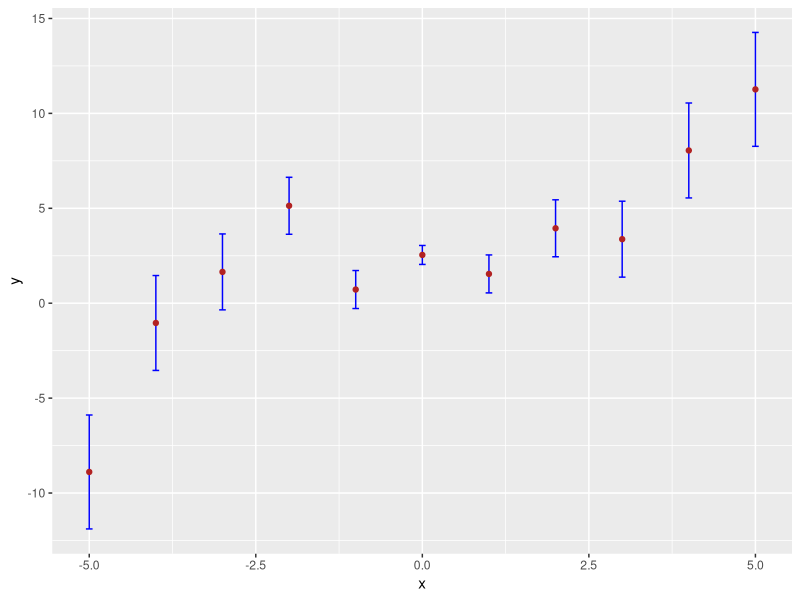
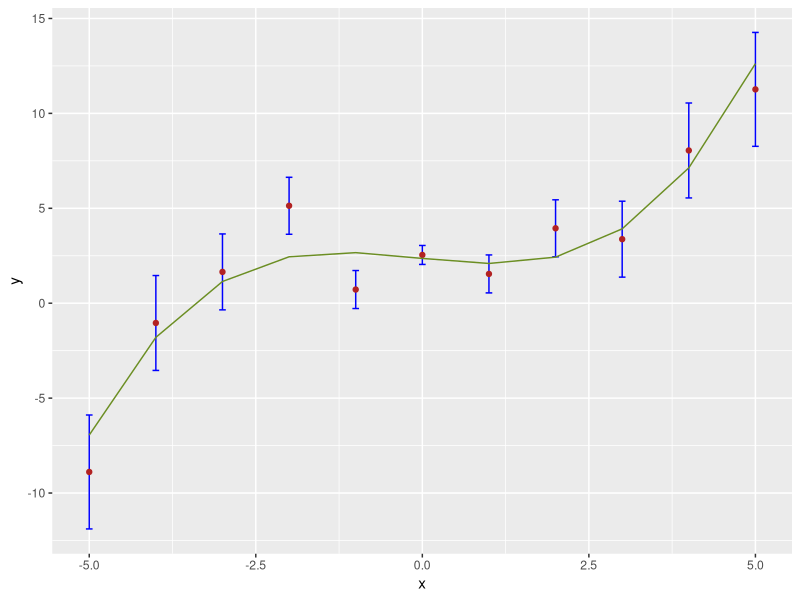
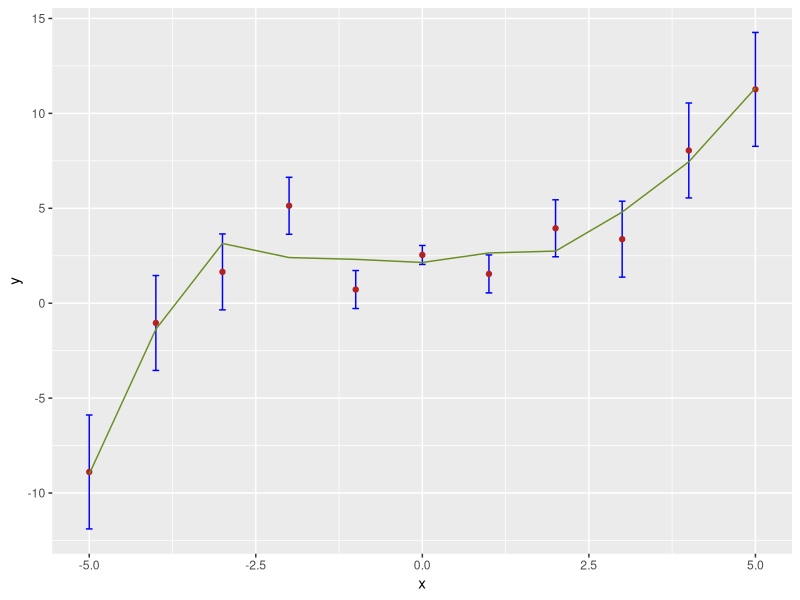
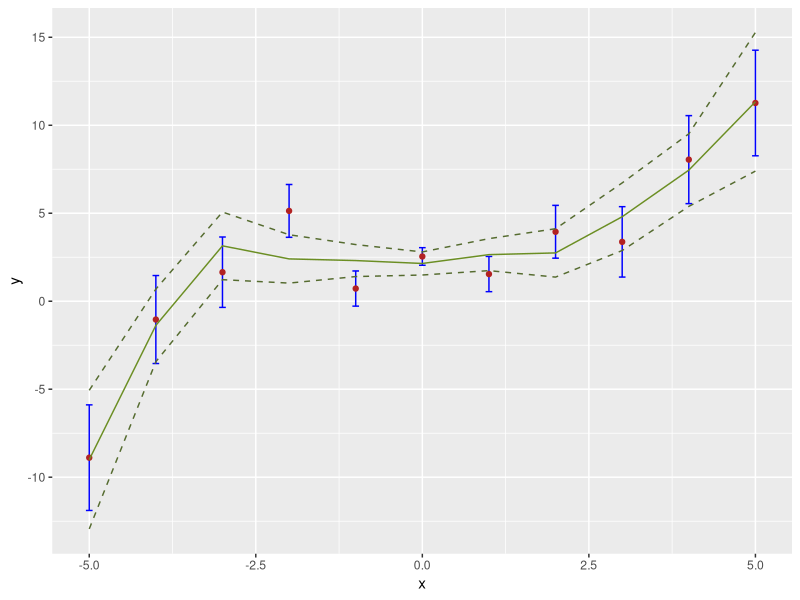

Source code (R) for these figures, in order:
## ---- chunk 1
set.seed(555)
x = -5:5
y = 0.1*x^3 - 0.5*x + 2.1 + rnorm(length(x),mean=0,sd=0.5*(1+abs(x)))
e = 0.5*(1+abs(x))

df = data.frame("x"=x,"y"=y,"e"=e)

suppressMessages(library(tidyverse))
ggplot(data=df,mapping=aes(x=x,y=y)) +
  geom_errorbar(aes(ymin=y-e, ymax=y+e), width=.1,color="blue") +
  geom_point(color="firebrick")
## ---- chunk 2
fit.fun <- function(par,data)
{
  pred = par[1]*(data$x)^3+par[2]*(data$x)^2+par[3]*(data$x)+par[4]
return( sum((data$y-pred)^2/(data$e)^2) ) # chi-square, coded
}
par <- c(0.1, 0.5, 0.6, 0.7)                      # initial guess
op.out <- suppressWarnings(optim(par,fit.fun,data=df))
op.out$value ; op.out$par

mod.x <- -5:5 ; mod.y <- op.out$par[1]*(x)^3+op.out$par[2]*(x)^2+op.out$par[3]*(x)+op.out$par[4]
ggplot(data=df,mapping=aes(x=x,y=y)) +
  geom_errorbar(aes(ymin=y-e, ymax=y+e), width=.1,color="blue") + geom_point(color="firebrick") +
  geom_line(mapping=aes(x=mod.x,y=mod.y),color="olivedrab")
## ---- chunk 3
1 - pchisq(op.out$value,nrow(df)-1)
## ---- chunk 4
loess.out <- loess(y~x,data=df,weights=1/(df$e)^2,span=0.55)
ggplot(data=df,mapping=aes(x=x,y=y)) +
  geom_errorbar(aes(ymin=y-e, ymax=y+e), width=.1,color="blue") +
  geom_point(color="firebrick") +
  geom_line(mapping=aes(x=loess.out$x,y=loess.out$fitted),color="olivedrab")
## ---- chunk 5
p = predict(loess.out,se=TRUE)

loess.out <- loess(y~x,data=df,weights=1/(df$e)^2,span=0.55)
ggplot(data=df,mapping=aes(x=x,y=y)) +
  geom_errorbar(aes(ymin=y-e, ymax=y+e), width=.1,color="blue") +
  geom_point(color="firebrick") +
  geom_line(mapping=aes(x=loess.out$x,y=loess.out$fitted),color="olivedrab")+
  geom_line(mapping=aes(x=loess.out$x,y=loess.out$fitted+p$se),color="darkolivegreen",linetype="dashed")+
  geom_line(mapping=aes(x=loess.out$x,y=loess.out$fitted-p$se),color="darkolivegreen",linetype="dashed")
